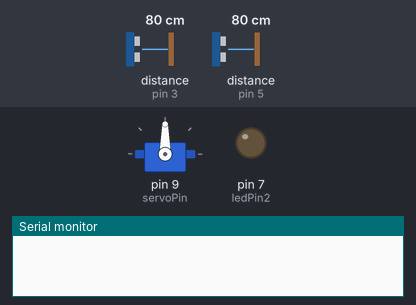
Simulated run of this sketch. Board: Arduino Uno, built with avr-gcc and run on an emulated ATmega328P. Parts: servo, output pins drawn as LEDs (lit = HIGH), the last lines printed to the serial monitor. Wiring (inferred from the names in the program): 2 × ultrasonic range finder: trigger pin 2, echo pin 3 / trigger pin 6, echo pin 5. The inputs (shaded band) are chosen by the test bench; at power-on: distance to the obstacle (sensors on pin 5, pin 3) 80 cm. The echo pulse lasts 58.3 µs per cm; pins used as bus, display or sensor lines are not drawn.

Above: at 1.2 s.
1.3 s: distance to the obstacle (sensor on pin 5) set to 54 cm
2.8 s: distance to the obstacle (sensor on pin 5) set to 46 cm
At 3.9 s:
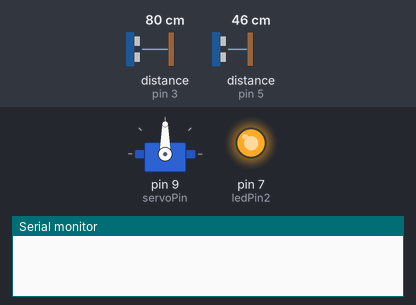
At 5.5 s:
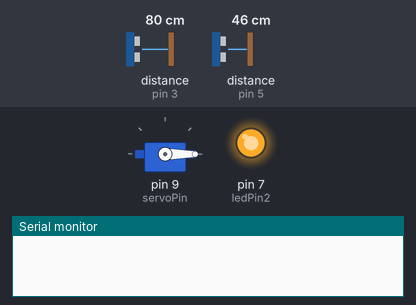
5.8 s: distance to the obstacle (sensor on pin 3) set to 195 cm
7.3 s: distance to the obstacle (sensor on pin 3) set to 204 cm
At 9.7 s:
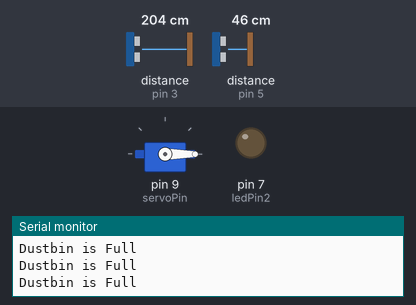
Timing chart, 0 to 11.2 s (numbered marks = the images above; inputs shaded):
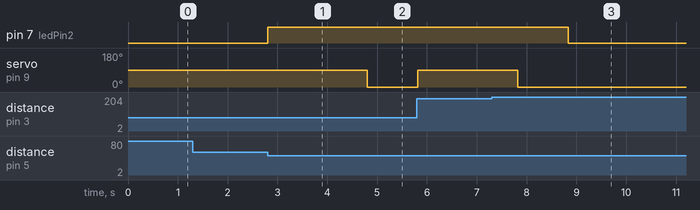

Measured:
- the behaviour switches between 51 and 50 cm on distance to the obstacle (sensor on pin 5) (found by bisection; images 0 and 1)
- the behaviour switches between 199 and 200 cm on distance to the obstacle (sensor on pin 3) (found by bisection; images 2 and 3)
- after the input at 1.3 s, every drawn part: stays the same
- after the input at 2.8 s, pin 7 (ledPin2): LOW → HIGH at once; servo on pin 9 (servoPin): 90° → 0° after 2.0 s
- after the input at 7.3 s, pin 7 (ledPin2): HIGH → LOW after 1.5 s; servo on pin 9 (servoPin): goes on until 7.8 s, then stays 0°

The sketch:

smart_dusbin.ino
```cpp
#include <Servo.h>


Servo servo1;

int ledPin = 4;
int trigPin = 2;
int echoPin = 3;
int ledPin2 = 7;
int trigPin2 = 6;
int echoPin2 = 5;
int servoPin = 9;


void setup() {
Serial.begin (9600);
pinMode(trigPin, OUTPUT);
pinMode(echoPin, INPUT);
pinMode(ledPin2, OUTPUT);
pinMode(trigPin2, OUTPUT);
pinMode(echoPin2, INPUT);
pinMode(ledPin2, OUTPUT);
servo1.attach(9);


}

void loop(){

int duration, distance;
digitalWrite (trigPin, HIGH);
delayMicroseconds (1);
digitalWrite (trigPin, LOW);
duration = pulseIn(echoPin, HIGH);
distance = (duration/2)/29.1;


int duration2, distance2;
digitalWrite (trigPin2, HIGH);
 delayMicroseconds (1);
digitalWrite (trigPin2, LOW);
duration = pulseIn(echoPin2, HIGH);
distance2 = (duration/2)/29.1;


if(distance<200){        //It check inner distance of dustbin
    if(distance2<50){     //It check the any one come or not near dustbin
    digitalWrite(ledPin2,HIGH);
    digitalWrite(ledPin,LOW);
     servo1.attach(servoPin);
        delay(1);
        servo1.write(90);
        delay(2000);       //wait 5 seconds
        servo1.write(0);
        delay(1000);
        servo1.detach();
        Serial.print("Dusbin is Open\n");

   }
  }
else{
     digitalWrite(ledPin,HIGH);
     digitalWrite(ledPin2,LOW);
     Serial.print("Dustbin is Full\n");

     }

 }
```
